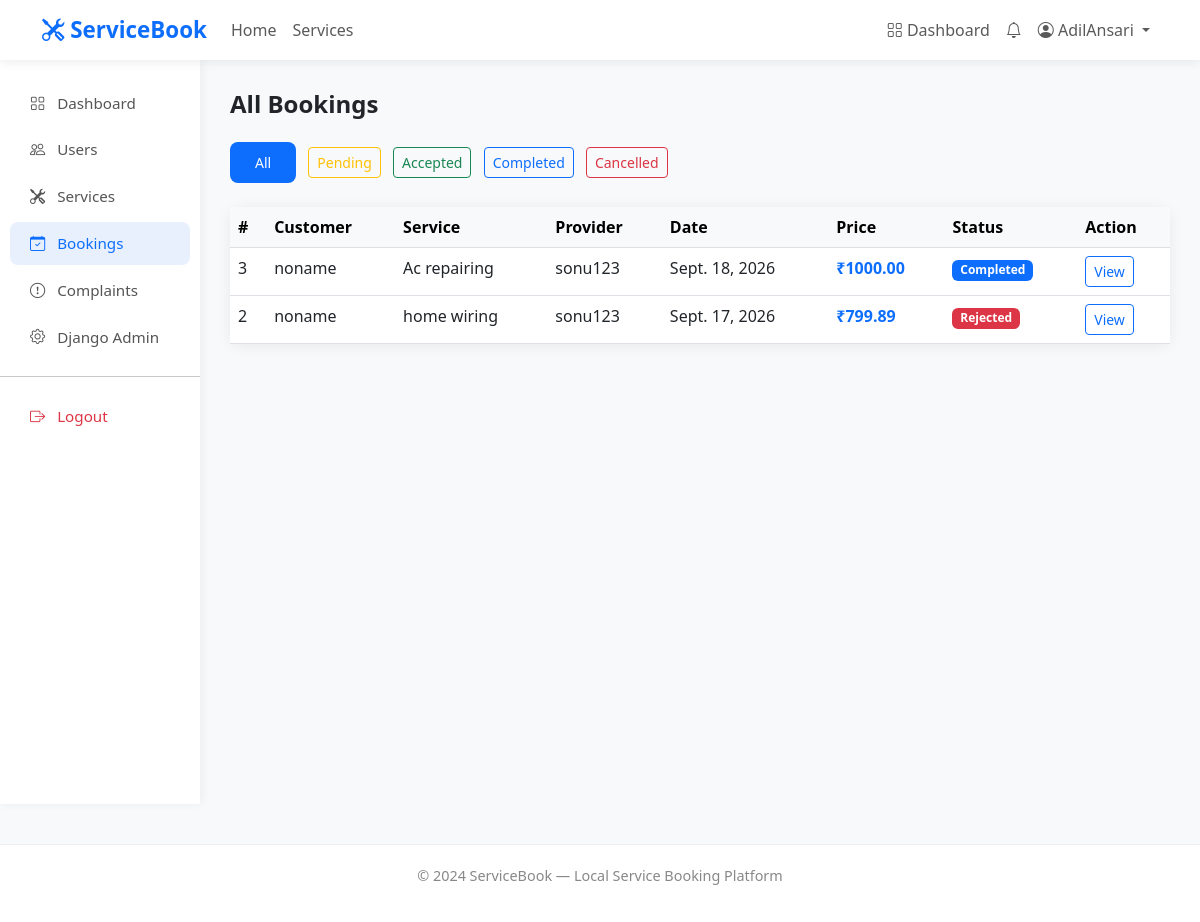
Screenshot of /accounts/accounts/admin/bookings/ (signed in) with the database file from the repository.
### accounts/models.py (models this page shows, shortened)
class User(AbstractUser):
    ROLE_CUSTOMER = 'customer'
    ROLE_PROVIDER = 'provider'
    ROLE_ADMIN = 'admin'
    ROLE_CHOICES = [
        (ROLE_CUSTOMER, 'Customer'),
        (ROLE_PROVIDER, 'Service Provider'),
        (ROLE_ADMIN, 'Administrator'),
    ]
    role = models.CharField(
        max_length=20,
        choices=ROLE_CHOICES,
        default=ROLE_CUSTOMER,
    )
    phone = models.CharField(max_length=15, blank=True)
    email = models.EmailField(unique=True)
    def is_admin_user(self):
        return self.role == self.ROLE_ADMIN

class ProviderProfile(models.Model):
    user = models.OneToOneField(
        'accounts.User',
        on_delete=models.CASCADE,
        related_name='provider_profile'
    )
    bio = models.TextField(blank=True)
    address = models.TextField(blank=True)
    city = models.CharField(max_length=100, blank=True)
    experience_years = models.PositiveIntegerField(default=0)
    profile_photo = models.ImageField(
        upload_to='provider_photos/',
        blank=True,
        null=True
    )
    is_verified = models.BooleanField(default=False)
    is_available = models.BooleanField(default=True)
    average_rating = models.DecimalField(
        max_digits=3,
        decimal_places=2,
        default=0.00
    )
    total_reviews = models.PositiveIntegerField(default=0)
    created_at = models.DateTimeField(auto_now_add=True)
    updated_at = models.DateTimeField(auto_now=True)

### bookings/models.py (models this page shows, shortened)
class Booking(models.Model):
    STATUS_PENDING = 'pending'
    STATUS_ACCEPTED = 'accepted'
    STATUS_REJECTED = 'rejected'
    STATUS_IN_PROGRESS = 'in_progress'
    STATUS_COMPLETED = 'completed'
    STATUS_CANCELLED = 'cancelled'
    STATUS_CHOICES = [
        (STATUS_PENDING, 'Pending'),
        (STATUS_ACCEPTED, 'Accepted'),
        (STATUS_REJECTED, 'Rejected'),
        (STATUS_IN_PROGRESS, 'In Progress'),
        (STATUS_COMPLETED, 'Completed'),
        (STATUS_CANCELLED, 'Cancelled'),
    ]
    SLOT_MORNING = 'morning'
    SLOT_AFTERNOON = 'afternoon'
    SLOT_EVENING = 'evening'
    SLOT_CHOICES = [
        (SLOT_MORNING, 'Morning (8AM - 12PM)'),
        (SLOT_AFTERNOON, 'Afternoon (12PM - 4PM)'),
        (SLOT_EVENING, 'Evening (4PM - 8PM)'),
    ]
    customer = models.ForeignKey(
        'accounts.User',
        on_delete=models.CASCADE,
        related_name='bookings_as_customer'
    )
    service = models.ForeignKey(
        'services.Service',
        on_delete=models.CASCADE,
        related_name='bookings'
    )
    booking_date = models.DateField()
    time_slot = models.CharField(
        max_length=20,
        choices=SLOT_CHOICES,
        default=SLOT_MORNING
    )
    address = models.TextField()
    city = models.CharField(max_length=100)
    status = models.CharField(
        max_length=20,
        choices=STATUS_CHOICES,
        default=STATUS_PENDING
    )
    notes = models.TextField(blank=True)
    rejection_reason = models.TextField(blank=True)
    total_price = models.DecimalField(
        max_digits=8,
        decimal_places=2,
        null=True,
        blank=True
    )
    created_at = models.DateTimeField(auto_now_add=True)
    updated_at = models.DateTimeField(auto_now=True)
    class Meta:
        ordering = ['-created_at']

### services/models.py (models this page shows, shortened)
class Service(models.Model):
    provider = models.ForeignKey(
        'accounts.ProviderProfile',
        on_delete=models.CASCADE,
        related_name='services'
    )
    category = models.ForeignKey(
        'services.ServiceCategory',
        on_delete=models.SET_NULL,
        null=True,
        related_name='services'
    )
    name = models.CharField(max_length=200)
    description = models.TextField()
    price = models.DecimalField(max_digits=8, decimal_places=2)
    duration_hours = models.DecimalField(
        max_digits=4,
        decimal_places=1,
        default=1.0
    )
    is_available = models.BooleanField(default=True)
    created_at = models.DateTimeField(auto_now_add=True)
    updated_at = models.DateTimeField(auto_now=True)
    class Meta:
        ordering = ['-created_at']

### accounts/views.py (the view)
# urls.py: path('accounts/admin/bookings/', views.admin_all_bookings, name='admin_all_bookings'),
@login_required(login_url='/accounts/login/')
def admin_all_bookings(request):
    if not (request.user.is_admin_user() or request.user.is_staff):
        messages.error(request, 'Access denied.')
        return redirect('dashboard')
    from bookings.models import Booking
    status_filter = request.GET.get('status', '')
    bookings = Booking.objects.select_related(
        'customer',
        'service__provider__user',
        'service__category'
    ).order_by('-created_at')
    if status_filter:
        bookings = bookings.filter(status=status_filter)
    context = {
        'bookings': bookings,
        'status_filter': status_filter,
    }
    return render(request, 'accounts/admin_bookings.html', context)

### notifications/context_processors.py (called while the page is built)
def notification_count(request):
    if request.user.is_authenticated:
        count = request.user.notifications.filter(
            is_read=False
        ).count()
        return {'unread_notifications': count}
    return {'unread_notifications': 0}

### templates/accounts/admin_bookings.html (shortened to what this page needs)
{% extends 'base.html' %}
{% block content %}
<div class="container-fluid">
    <div class="row">
        <div class="col-md-2 sidebar">
            <nav class="nav flex-column">
                <a class="nav-link" href="{% url 'admin_dashboard' %}">
                    <i class="bi bi-grid"></i> Dashboard
                </a>
                <a class="nav-link" href="{% url 'admin_users' %}">
                    <i class="bi bi-people"></i> Users
                </a>
                <a class="nav-link" href="{% url 'admin_all_services' %}">
                    <i class="bi bi-tools"></i> Services
                </a>
                <a class="nav-link active" href="{% url 'admin_all_bookings' %}">
                    <i class="bi bi-calendar-check"></i> Bookings
                </a>
                <a class="nav-link" href="{% url 'admin_complaints' %}">
                    <i class="bi bi-exclamation-circle"></i> Complaints
                </a>
                <a class="nav-link" href="/admin/">
                    <i class="bi bi-gear"></i> Django Admin
                </a>
                <hr>
                <a class="nav-link text-danger" href="{% url 'logout' %}">
                    <i class="bi bi-box-arrow-right"></i> Logout
                </a>
            </nav>
        </div>
        <div class="col-md-10 main-content">
            <h4 class="fw-bold mb-4">All Bookings</h4>
            <div class="mb-4">
                <a href="{% url 'admin_all_bookings' %}"
                   class="btn btn-sm me-2
                   {% if not status_filter %}btn-primary{% else %}btn-outline-primary{% endif %}">
                    All
                </a>
                <a href="?status=pending"
                   class="btn btn-sm me-2
                   {% if status_filter == 'pending' %}btn-warning{% else %}btn-outline-warning{% endif %}">
                    Pending
                </a>
                <a href="?status=accepted"
                   class="btn btn-sm me-2
                   {% if status_filter == 'accepted' %}btn-success{% else %}btn-outline-success{% endif %}">
                    Accepted
                </a>
                <a href="?status=completed"
                   class="btn btn-sm me-2
                   {% if status_filter == 'completed' %}btn-primary{% else %}btn-outline-primary{% endif %}">
                    Completed
                </a>
                <a href="?status=cancelled"
                   class="btn btn-sm
                   {% if status_filter == 'cancelled' %}btn-danger{% else %}btn-outline-danger{% endif %}">
                    Cancelled
                </a>
            </div>
            <div class="card">
                <div class="table-responsive">
                    <table class="table table-hover mb-0">
                        <thead class="table-light">
                            <tr>
                                <th>#</th>
                                <th>Customer</th>
                                <th>Service</th>
                                <th>Provider</th>
                                <th>Date</th>
                                <th>Price</th>
                                <th>Status</th>
                                <th>Action</th>
                            </tr>
                        </thead>
                        <tbody>
                            {% for booking in bookings %}
                                <tr>
                                    <td>{{ booking.id }}</td>
                                    <td>{{ booking.customer.username }}</td>
                                    <td>
                                        {{ booking.service.name|truncatewords:4 }}
                                    </td>
                                    <td>
                                        {{ booking.service.provider.user.username }}
                                    </td>
                                    <td>{{ booking.booking_date }}</td>
                                    <td class="text-primary fw-bold">
                                        ₹{{ booking.total_price }}
                                    </td>
                                    <td>
                                        {% if booking.status == 'pending' %}
                                            <span class="badge bg-warning text-dark">
                                                Pending
                                            </span>
                                        {% elif booking.status == 'accepted' %}
                                            <span class="badge bg-success">
                                                Accepted
                                            </span>
                                        {% elif booking.status == 'completed' %}
                                            <span class="badge bg-primary">
                                                Completed
                                            </span>
                                        {% elif booking.status == 'cancelled' %}
                                            <span class="badge bg-secondary">
                                                Cancelled
                                            </span>
                                        {% elif booking.status == 'rejected' %}
                                            <span class="badge bg-danger">
                                                Rejected
                                            </span>
                                        {% endif %}
                                    </td>
                                    <td>
                                        <a href="{% url 'booking_detail' booking.pk %}"
                                           class="btn btn-outline-primary btn-sm">
                                            View
                                        </a>
                                    </td>
                                </tr>
                            {% endfor %}
                        </tbody>
                    </table>
                </div>
            </div>
        </div>
    </div>
</div>
{% endblock %}

### templates/base.html (shortened to what this page needs)
<!DOCTYPE html>
<html lang="en">
<head>
    <link href="https://cdn.jsdelivr.net/npm/bootstrap@5.3.0/dist/css/bootstrap.min.css" rel="stylesheet">
    <link href="https://cdn.jsdelivr.net/npm/bootstrap-icons@1.10.0/font/bootstrap-icons.css" rel="stylesheet">
</head>
<body>
    <nav class="navbar navbar-expand-lg navbar-light sticky-top">
        <div class="container">
            <a class="navbar-brand" href="{% url 'home' %}">
                <i class="bi bi-tools"></i> ServiceBook
            </a>
            <div class="collapse navbar-collapse" id="navbarNav">
                <ul class="navbar-nav me-auto">
                    <li class="nav-item">
                        <a class="nav-link" href="{% url 'home' %}">Home</a>
                    </li>
                    <li class="nav-item">
                        <a class="nav-link" href="{% url 'service_list' %}">Services</a>
                    </li>
                </ul>
                <ul class="navbar-nav">
                    {% if user.is_authenticated %}
                    <li class="nav-item">
                        <a class="nav-link" href="{% url 'dashboard' %}">
                            <i class="bi bi-grid"></i> Dashboard
                        </a>
                    </li>
                    <li class="nav-item">
                        <a class="nav-link position-relative" href="{% url 'notification_list' %}">
                            <i class="bi bi-bell"></i>
                        </a>
                    </li>
                    <li class="nav-item dropdown">
                        <a class="nav-link dropdown-toggle" href="#" data-bs-toggle="dropdown">
                            <i class="bi bi-person-circle"></i>
                            {{ user.first_name|default:user.username }}
                        </a>
                    </li>
                    {% endif %}
                </ul>
            </div>
        </div>
    </nav>
    {% block content %}
    {% endblock %}
    <footer>
        <p>&copy; 2024 ServiceBook — Local Service Booking Platform</p>
    </footer>
</body>
</html>

### templates/base.html (style rules this page uses)
body { background-color: #f8f9fa; font-family: 'Segoe UI', sans-serif; }
.navbar-brand { font-weight: 700; font-size: 1.4rem; color: #0d6efd !important; }
.navbar { box-shadow: 0 2px 10px rgba(0, 0, 0, 0.08); background: white !important; }
.btn-primary { background-color: #0d6efd; border: none; padding: 10px 25px; border-radius: 8px; }
.card { border: none; border-radius: 12px; box-shadow: 0 2px 15px rgba(0, 0, 0, 0.07); }
.sidebar { min-height: calc(100vh - 56px); background: white; box-shadow: 2px 0 10px rgba(0, 0, 0, 0.05); padding: 20px 0; }
.sidebar .nav-link { color: #555; padding: 10px 20px; border-radius: 8px; margin: 2px 10px; font-size: 0.95rem; }
.sidebar .nav-link:hover, .sidebar .nav-link.active { background-color: #e8f0fe; color: #0d6efd; }
.sidebar .nav-link i { margin-right: 8px; }
.main-content { padding: 30px; }
footer { background: white; padding: 20px; text-align: center; color: #888; font-size: 0.9rem; border-top: 1px solid #eee; margin-top: 40px; }

### rows the page displays
User: first_name "AdilAnsari"
Booking: id "3", customer.username "noname", service.name "Ac repairing", service.provider.user.username "sonu123", booking_date "Sept. 18, 2026", total_price "1000.00", status "Completed"
Booking: id "2", customer.username "noname", service.name "home wiring", service.provider.user.username "sonu123", booking_date "Sept. 17, 2026", total_price "799.89", status "Rejected"
